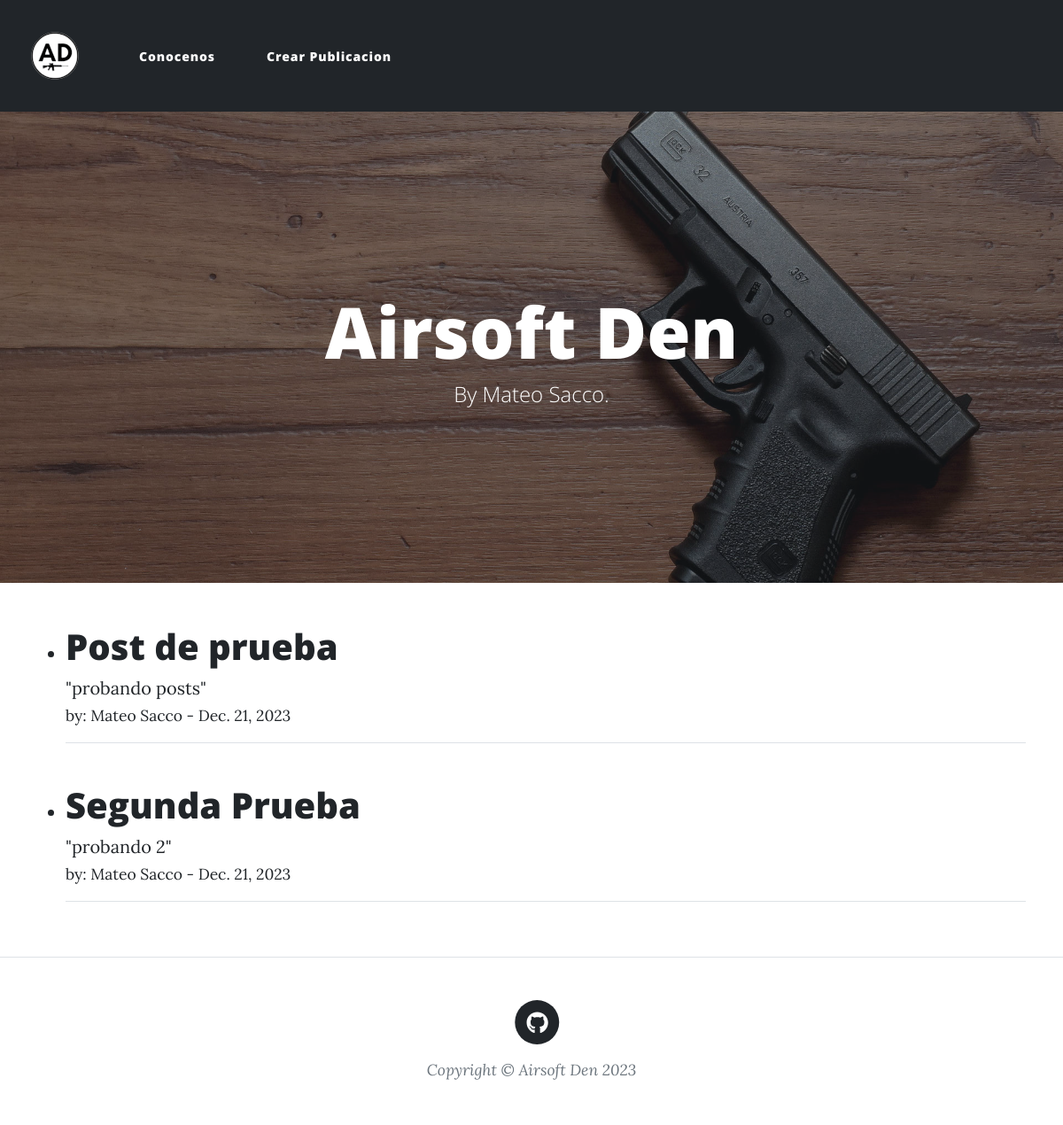
/, run on an earlier commit of the app's database.
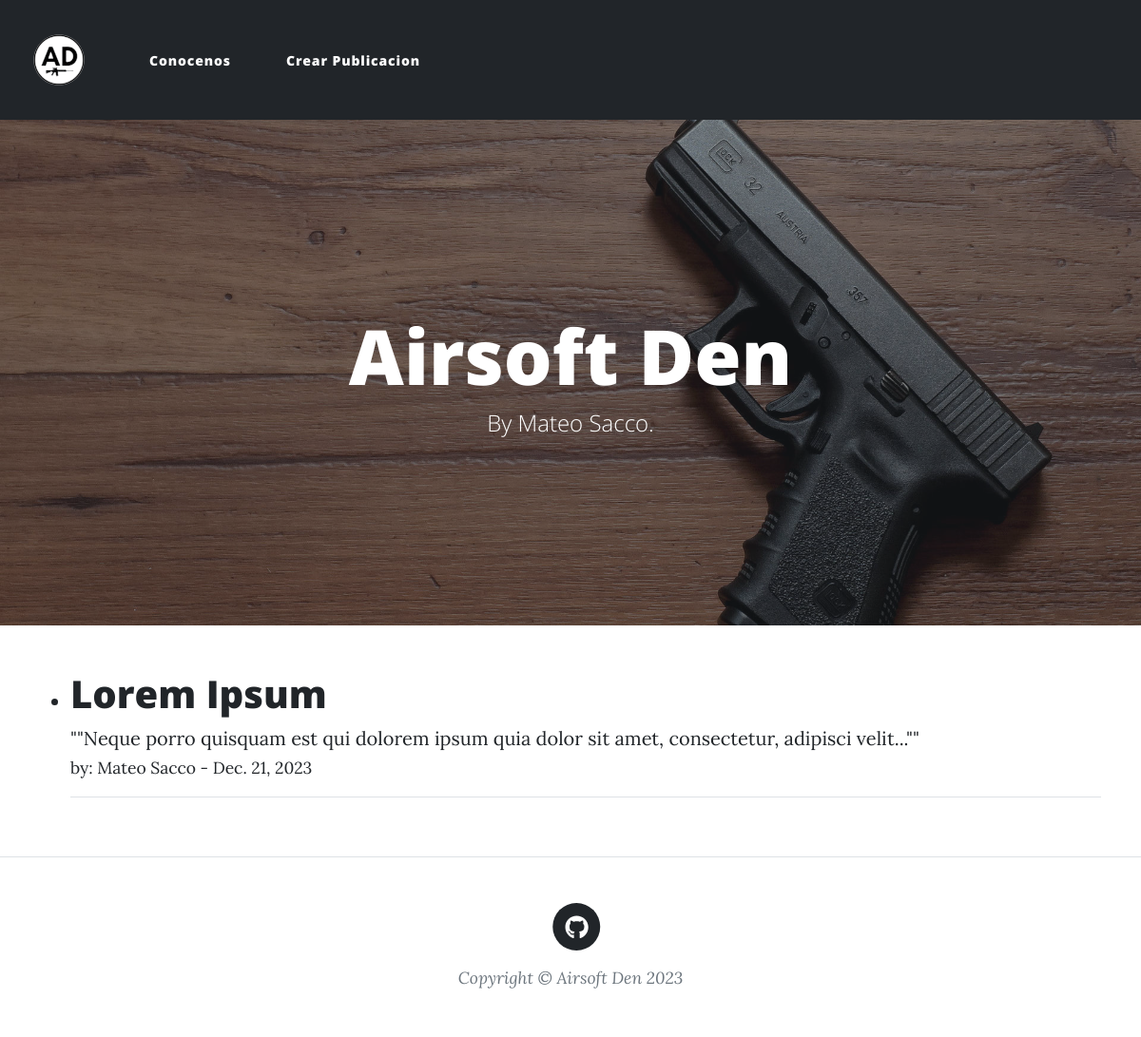
And on a later commit of the database.
### blogAPP/models.py (models this page shows, shortened)
class Post(models.Model):
    title = models.CharField(max_length=255)
    subtitle = models.CharField(max_length=255)
    author = models.ForeignKey(User, on_delete=models.CASCADE)
    body = models.TextField()
    date = models.DateField(auto_now_add=True, auto_now=False)

### blogAPP/views.py (the view)
# urls.py: path('', HomeView.as_view(), name="home"),
class HomeView(ListView):
    model = Post
    template_name = "home.html"

### blogAPP/templates/home.html (shortened to what this page needs)
{% extends "main.html" %}
{% load static %}
{% block contenidoQueCambia%}
<ul>
    {% for post in object_list %}
    <li><h1><a href="{% url 'article-detail' post.pk %}">{{ post.title }}</a></h1>
    "{{ post.subtitle }}"<br>
    <small> by: {{ post.author.first_name }}  {{ post.author.last_name }} - {{ post.date }}</small><br></a>
    </li>
    <hr>
    <br>
    {% endfor %}
    </ul>
{% endblock contenidoQueCambia%}

### blogAPP/templates/main.html (shortened to what this page needs)
<!DOCTYPE html>
<html lang="en">
    <head>
        {% load static %}
        <link href="{% static 'blogAPP/css/styles.css' %}" rel="stylesheet" />
    </head>
    <nav class="navbar navbar-expand-lg navbar-dark bg-dark">
        <div class="container-fluid">
          <a class="navbar-brand" href="/"><img src='/static/blogAPP/assets/img/home-btn.png'></a>
          <div class="collapse navbar-collapse" id="navbarSupportedContent">
            <ul class="navbar-nav me-auto mb-2 mb-lg-0">
            <li class="nav-item">
                <a class="btn btn-dark" href="/about">Conocenos </a>
              </li>
              <li class="nav-item">
                <a class="btn btn-dark" href="/add_post">Crear Publicacion </a>
              </li>
            </ul>
          </div>
        </div>
      </nav>
    <body>
        <header class="masthead" style="background-image: url('/static/blogAPP/assets/img/home-bg.jpg')" >
            <div class="container position-relative px-4 px-lg-5">
                <div class="row gx-4 gx-lg-5 justify-content-center">
                    <div class="col-md-10 col-lg-8 col-xl-7">
                        <div class="page-heading">
                            <h1>Airsoft Den</h1>
                            <span class="subheading">By Mateo Sacco.</span>
                        </div>
                    </div>
                </div>
            </div>
        </header>
        <div class="container">
        {% block contenidoQueCambia%}
        {% endblock contenidoQueCambia%}
        </div>
        <footer class="border-top">
            <div class="container px-4 px-lg-5">
                <div class="row gx-4 gx-lg-5 justify-content-center">
                    <div class="col-md-10 col-lg-8 col-xl-7">
                        <ul class="list-inline text-center">
                        <li class="list-inline-item">
                            <a href="https://github.com/Mateosacco99" target="_blank">
                                <span class="fa-stack fa-lg">
                                    <i class="fas fa-circle fa-stack-2x"></i>
                                    <i class="fab fa-github fa-stack-1x fa-inverse"></i>
                                </span>
                            </a>
                            </li>
                        </ul>
                        <div class="small text-center text-muted fst-italic">Copyright &copy; Airsoft Den 2023</div>
                    </div>
                </div>
            </div>
        </footer>
    </body>
</html>

What changed in the data, as far as the page shows it:
removed Post: title "Post de prueba", subtitle "probando posts", author.first_name "Mateo", author.last_name "Sacco", date "Dec. 21, 2023"
removed Post: title "Segunda Prueba", subtitle "probando 2", author.first_name "Mateo", author.last_name "Sacco", date "Dec. 21, 2023"
added Post: title "Lorem Ipsum", subtitle "\"Neque porro quisquam est qui dolorem ipsum quia dolor sit amet, consectetur, adipisci velit...\"", author.first_name "Mateo", author.last_name "Sacco", date "Dec. 21, 2023"
